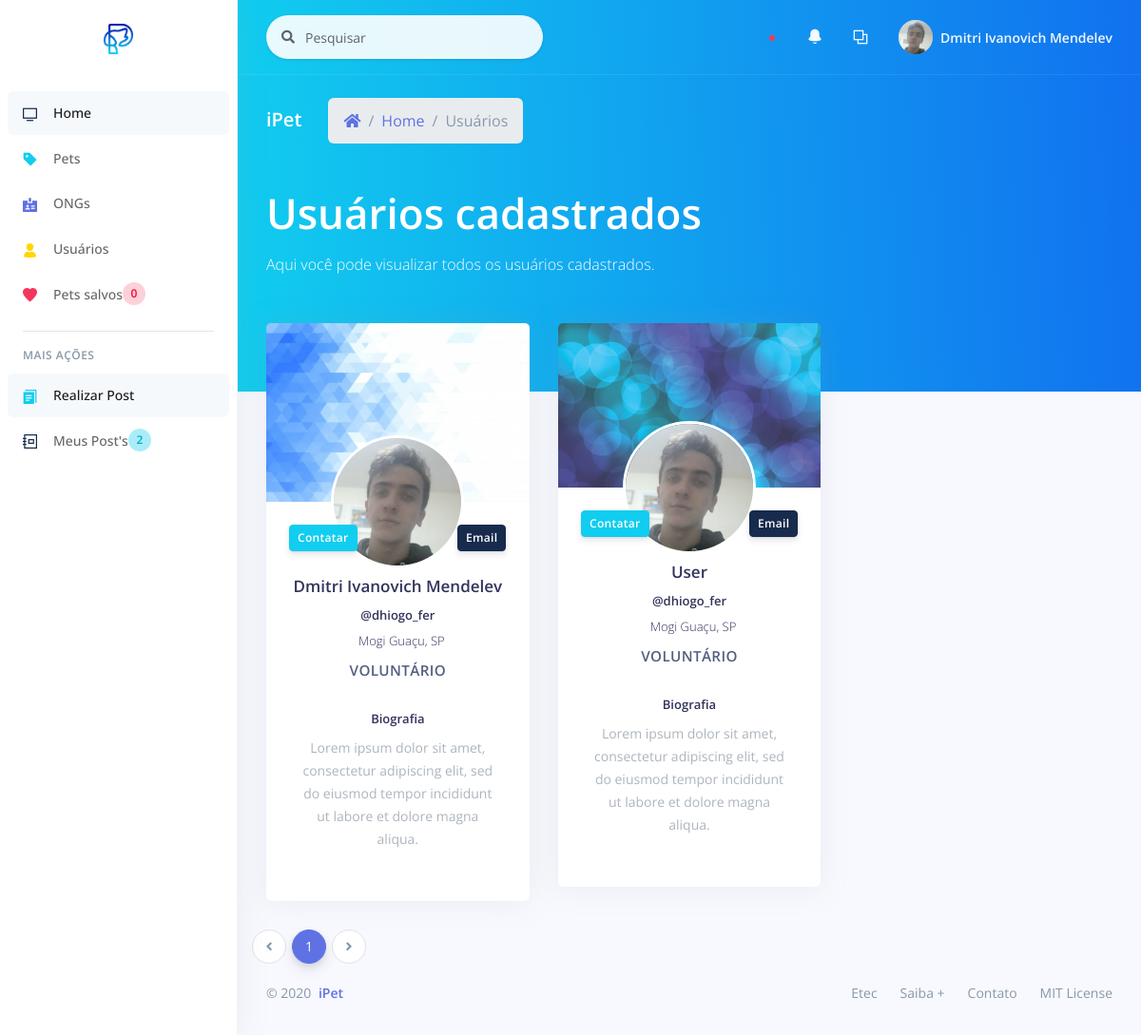
The page /_site/_adm/list/list_users.php (signed in) on the database as committed earlier.
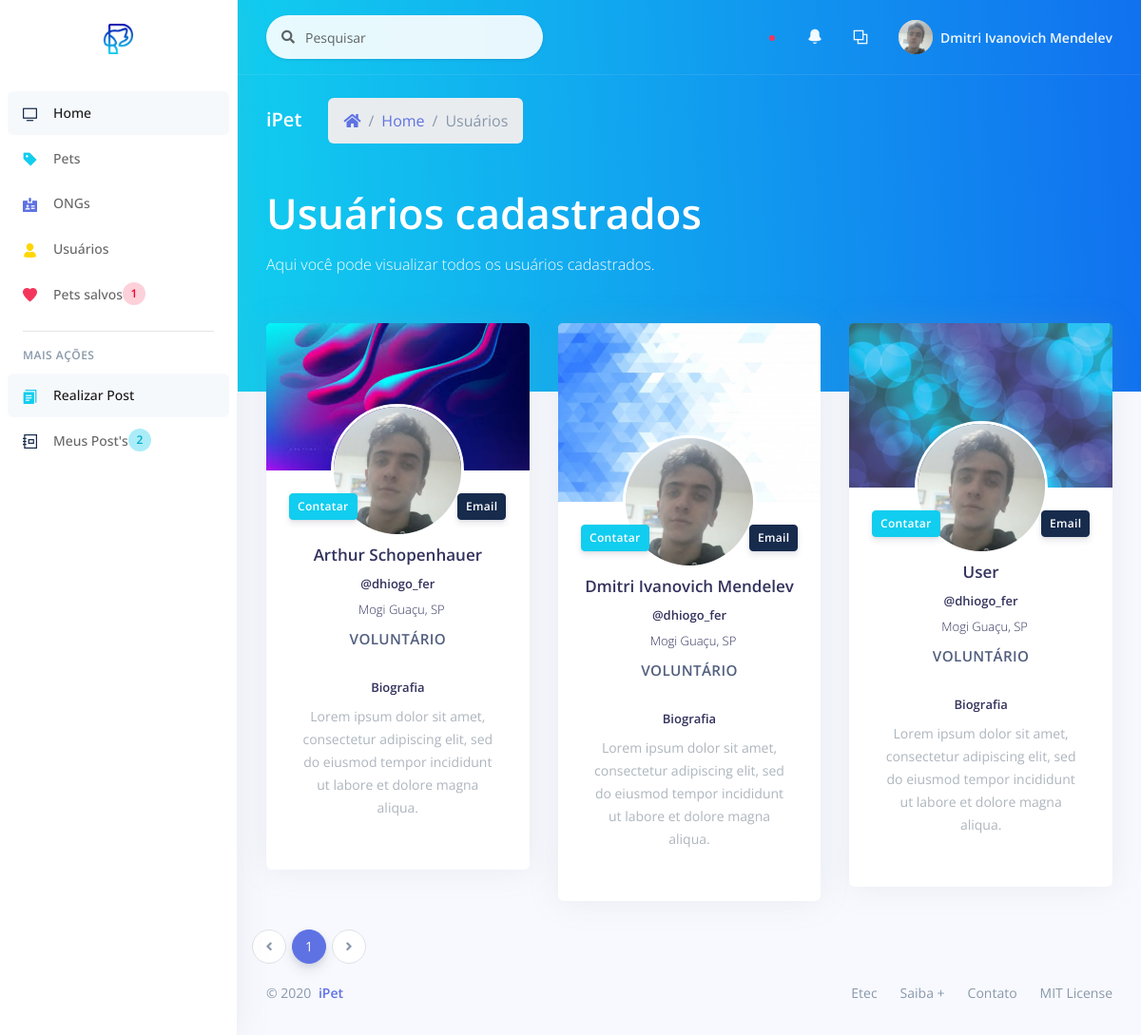
The same page on the database as committed later.
### tables this page shows
CREATE TABLE `user` (
  `id_user` int(11) NOT NULL,
  `ranking` int(11) NOT NULL,
  `name` varchar(200) NOT NULL,
  `email` varchar(100) NOT NULL,
  `password` varchar(100) NOT NULL,
  `cpf` varchar(30) NOT NULL,
  `telephone` varchar(30) DEFAULT NULL,
  `instagram` varchar(100) DEFAULT NULL,
  `street` varchar(100) DEFAULT NULL,
  `neighborhood` varchar(100) DEFAULT NULL,
  `city` varchar(100) DEFAULT NULL,
  `uf` varchar(2) DEFAULT NULL,
  `bio` text DEFAULT NULL,
  `image` varchar(200) DEFAULT NULL,
  `banner` varchar(200) DEFAULT NULL,
  `use_terms` int(11) DEFAULT NULL,
  `status` int(11) NOT NULL
);

### _site/_adm/list/list_users.php (the view, shortened to what the changed rows need)
<?php
include_once('../../controller/connect.php');
?>
<!DOCTYPE html>
<html>
<head>
  <?php
    include_once "../../assets/components/styles.php";
  ?>
</head>
<body>
  <?php
    include_once "../components/sidenav.php";
  ?>
  <div class="main-content" id="panel">
    <div class="header bg-gradient-info pb-6">
      <div class="container-fluid">
        <div class="header-body">
          <div class="row">
            <div class="col">
            <h1 class="display-2 text-white">Usuários cadastrados</h1>
            </div>
          </div>
        </div>
      </div>
    </div>
    <div class="container-fluid mt--6">
                <?php
                  $num_page_itens = 9;
                  $page = (isset($_GET['page']))? $_GET['page'] : 1;
                  $sql_num_user = "SELECT * FROM user WHERE ranking = 1 AND status = 1";
                  $res_num_user = mysqli_query($con, $sql_num_user);
                  $init = ($num_page_itens*$page)-$num_page_itens;
                  $sql_user = "SELECT * FROM user WHERE ranking = 1 AND status = 1 ORDER BY name ASC LIMIT $init, $num_page_itens";
                  $res_user = mysqli_query($con, $sql_user);
                  $array_user = mysqli_fetch_assoc($res_user);
                  $quanty_users = mysqli_num_rows($res_num_user);
                  $num_pages = ceil($quanty_users/$num_page_itens);
                ?>
      <div class="row">
      <?php
        if($quanty_users):
        do{
      ?>
        <div class="col-xl-4 order-xl-2">
          <div class="card card-profile">
            <img src="<?= PUBLICO . 'img/theme/' . $array_user['banner']; ?>" alt="Imagem de capa" class="card-img-top">
            <div class="row justify-content-center">
              <div class="col-lg-3 order-lg-2">
                <div class="card-profile-image">
                  <a href="#">
                    <img src="<?= PUBLICO . 'img/users/' . $array_user['image']; ?>" class="rounded-circle">
                  </a>
                </div>
              </div>
            </div>
            <div class="card-header text-center border-0 pt-8 pt-md-4 pb-0 pb-md-4">
              <div class="d-flex justify-content-between">
                <button type="button" data-toggle="modal" class="btn btn-sm btn-info  mr-4" data-target="#modalContatar<?= $array_user['id_user']; ?>">Contatar</button>
                <button type="button" data-toggle="modal" class="btn btn-sm btn-default float-right" data-target="#modalEmail<?= $array_user['id_user']; ?>">Email</button>
              </div>
            </div>
            <div class="card-body pt-0">
              <div class="text-center">
                <h5 class="h3">
                <?= $array_user['name']; ?>
                </h5>
                <h6 class="h5">
                <?= $array_user['instagram']; ?>
                </h6>
                <div class="h5 font-weight-300">
                  <i class="ni location_pin mr-2"></i><?= $array_user['city'] . ", " . $array_user['uf']; ?>
                </div>
                <span class="heading">
                  <?php
                    if($array_user['ranking'] == 1){
                      echo "Voluntário";
                    } elseif ($array_user['ranking'] == 2) {
                      echo "ONG";
                    } elseif ($array_user['ranking'] == 3) {
                      echo "Administrador";
                    } else {
                      echo "Oops, ocorreu um erro...";
                    }
                  ?>
                </span>
              </div>
              <div class="row">
                <div class="col">
                  <div class="card-profile-stats d-flex justify-content-center">
                    <div>
                      <h5>Biografia</h5>
                      <span class="description"><?= $array_user['bio'];?></span>
                    </div>
                  </div>
                </div>
              </div>
            </div>
          </div>
        </div>
      <?php
        } while($array_user = mysqli_fetch_assoc($res_user));
      ?>
      </div>
      <div class="row">
      <nav aria-label="...">
                    <ul class="pagination">
                      <?php
                        for($i=1;$i<$num_pages+1;$i++){
                          $current = "";
                          if($page == $i){
                            $current = "active";
                          }
                      ?>
                      <li class="page-item <?= $current; ?>"><a class="page-link" href="list_users.php?page=<?= $i; ?>"><?= $i; ?></a></li>
                      <?php }?>
                    </ul>
              </nav>
      </div>
      <?php endif; ?>
    </div>
  </div>
</body>
</html>

### _site/_adm/components/sidenav.php (shortened to what the changed rows need)
<nav class="sidenav navbar navbar-vertical  fixed-left  navbar-expand-xs navbar-light bg-white" id="sidenav-main">
  <div class="scrollbar-inner">
    <div class="navbar-inner">
    <?php
    $id = $_SESSION['user_id'];
    ?>
      <div class="collapse navbar-collapse" id="sidenav-collapse-main">
        <ul class="navbar-nav">
          <li class="nav-item">
          <?php
          $sql_count_favorite = "SELECT * FROM favorite WHERE user_id = '$id'";
          $res_count_favorite = mysqli_query($con, $sql_count_favorite);
          $count_favorite = mysqli_num_rows($res_count_favorite);
          ?>
            <a class="nav-link" href="<?= BASE . '_site/_user/list/list_favs.php';?>">
              <i class="ni ni-favourite-28 text-danger"></i>
              <span class="nav-link-text">Pets salvos</span>
              <span class="badge badge-md badge-circle badge-floating badge-danger border-white"><?= $count_favorite;?></span>
            </a>
          </li>
        </ul>
      </div>
    </div>
  </div>
</nav>

Rows that differ between the two databases and show on the page:
now on this page (row edited): user: banner (picture), image (picture), name "Arthur Schopenhauer", instagram "@dhiogo_fer", city "Mogi Guaçu", uf "SP", ranking "VOLUNTÁRIO", bio "Lorem ipsum dolor sit amet, consectetur adipiscing elit, sed do eiusmod tempor incididunt ut labore et dolore magna aliqua."
Other text that changed with them:
$count_favorite: "0" → "1"
